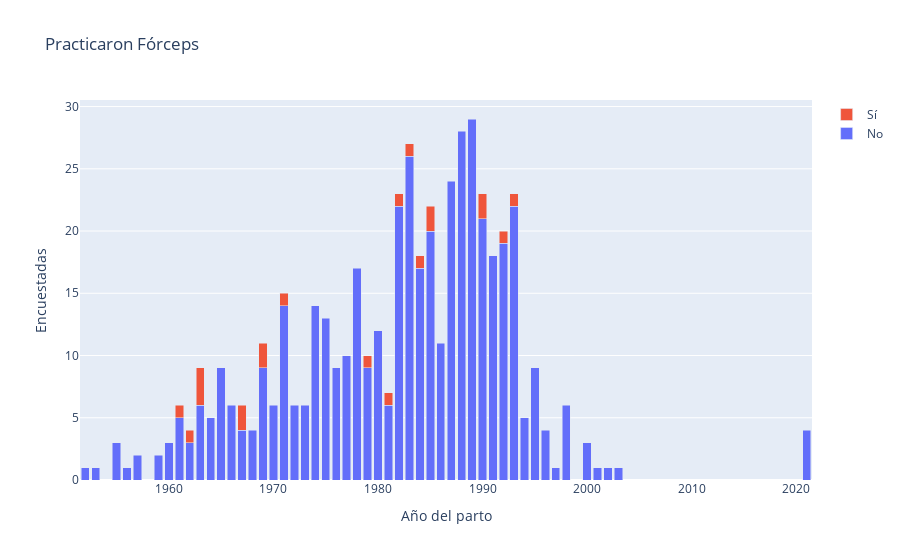

Write notebook code for a chart like this one.
### Markdown cell above
### Practicaron Fórceps

### Code cell
df = pd.read_excel('data/forceps_fecha.xlsx', index_col=None, sheet_name='base_limpia')

fig = go.Figure(data=[
    go.Bar(name='No', x=df['Fecha'], y=df['No']),
    go.Bar(name='Sí', x=df['Fecha'], y=df['Sí'])
])
# Change the bar mode
fig.update_layout(
    barmode='stack', 
    title='Practicaron Fórceps', 
    xaxis_title='Año del parto', 
    yaxis_title='Encuestadas',
    )
fig.show()
# fig.write_html('dataviz/forceps_fecha.html')

### Figure 1 — Plotly figure (JSON) as saved in the notebook; plotly's stock layout.template omitted (floating-point values rounded to 4 significant figures)
{"data": [{"name": "No", "type": "bar", "x": [1952, 1953, 1955, 1956, 1957, 1959, 1960, 1961, 1962, 1963, 1964, 1965, 1966, 1967, 1968, 1969, 1970, 1971, 1972, 1973, 1974, 1975, 1976, 1977, 1978, 1979, 1980, 1981, 1982, 1983, 1984, 1985, 1986, 1987, 1988, 1989, 1990, 1991, 1992, 1993, 1994, 1995, 1996, 1997, 1998, 2000, 2001, 2002, 2003, 2021], "y": [1, 1, 3, 1, 2, 2, 3, 5, 3, 6, 5, 9, 6, 4, 4, 9, 6, 14, 6, 6, 14, 13, 9, 10, 17, 9, 12, 6, 22, 26, 17, 20, 11, 24, 28, 29, 21, 18, 19, 22, 5, 9, 4, 1, 6, 3, 1, 1, 1, 4]}, {"name": "Sí", "type": "bar", "x": [1952, 1953, 1955, 1956, 1957, 1959, 1960, 1961, 1962, 1963, 1964, 1965, 1966, 1967, 1968, 1969, 1970, 1971, 1972, 1973, 1974, 1975, 1976, 1977, 1978, 1979, 1980, 1981, 1982, 1983, 1984, 1985, 1986, 1987, 1988, 1989, 1990, 1991, 1992, 1993, 1994, 1995, 1996, 1997, 1998, 2000, 2001, 2002, 2003, 2021], "y": [null, null, null, null, null, null, null, 1, 1, 3, null, null, null, 2, null, 2, null, 1, null, null, null, null, null, null, null, 1, null, 1, 1, 1, 1, 2, null, null, null, null, 2, null, 1, 1, null, null, null, null, null, null, null, null, null, null]}], "layout": {"barmode": "stack", "title": {"text": "Practicaron Fórceps"}, "xaxis": {"title": {"text": "Año del parto"}}, "yaxis": {"title": {"text": "Encuestadas"}}}}
